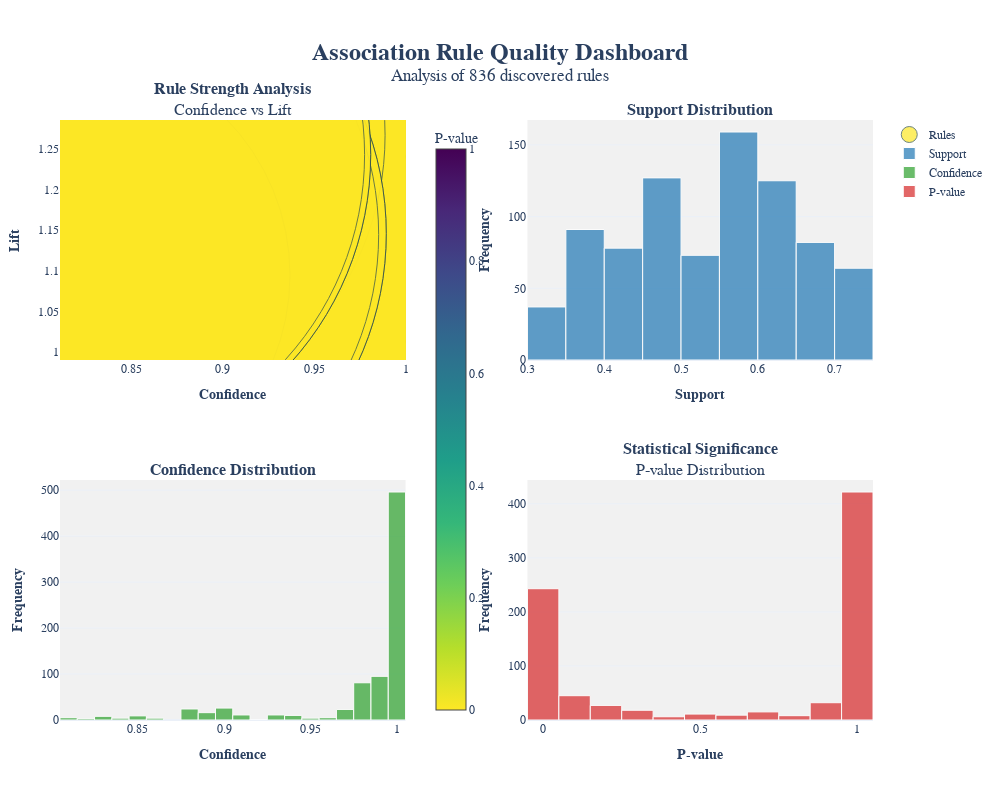

The code cell stored with this chart in its notebook:
### Code cell
# Cell 14: Enhanced Rule Quality Visualization
if rules:
    print("\n📊 CREATING RULE QUALITY DASHBOARD")
    print("=" * 60)
    
    # Prepare data for visualization
    rule_metrics = {
        'confidences': [rule['confidence'] for rule in rules],
        'lifts': [rule['lift'] for rule in rules if rule['lift'] != float('inf')],
        'supports': [rule['support'] for rule in rules],
        'p_values': [rule['p_value'] for rule in rules],
        'j_measures': [rule.get('j_measure', 0) for rule in rules]
    }
    
    print(f"🔍 Analyzing quality metrics for {len(rules)} rules:")
    print(f"   • Confidence range: {min(rule_metrics['confidences']):.3f}-{max(rule_metrics['confidences']):.3f}")
    print(f"   • Lift range: {min(rule_metrics['lifts']):.3f}-{max(rule_metrics['lifts']):.3f}" if rule_metrics['lifts'] else "   • Lift range: N/A")
    print(f"   • Support range: {min(rule_metrics['supports']):.3f}-{max(rule_metrics['supports']):.3f}")
    print(f"   • P-value range: {min(rule_metrics['p_values']):.6f}-{max(rule_metrics['p_values']):.6f}")

    # Create interactive dashboard
    fig = make_subplots(
        rows=2, cols=2,
        subplot_titles=[
            '<b>Rule Strength Analysis</b><br>Confidence vs Lift',
            '<b>Support Distribution</b>',
            '<b>Confidence Distribution</b>', 
            '<b>Statistical Significance</b><br>P-value Distribution'
        ],
        specs=[[{"type": "scatter"}, {"type": "histogram"}],
               [{"type": "histogram"}, {"type": "histogram"}]],
        horizontal_spacing=0.15,
        vertical_spacing=0.2
    )

    # Confidence vs Lift bubble chart
    fig.add_trace(
        go.Scatter(
            x=rule_metrics['confidences'][:len(rule_metrics['lifts'])],
            y=rule_metrics['lifts'],
            mode='markers',
            marker=dict(
                size=[s*1000 for s in rule_metrics['supports'][:len(rule_metrics['lifts'])]],
                color=rule_metrics['p_values'][:len(rule_metrics['lifts'])],
                colorscale='Viridis_r',
                colorbar=dict(title="P-value", x=0.45),
                showscale=True,
                opacity=0.7,
                line=dict(width=1, color='DarkSlateGrey')
            ),
            customdata=np.stack((
                rule_metrics['supports'][:len(rule_metrics['lifts'])],
                rule_metrics['p_values'][:len(rule_metrics['lifts'])]
            ), axis=-1),
            hovertemplate=(
                "<b>Rule %{text}</b><br><br>"
                "Confidence: %{x:.3f}<br>"
                "Lift: %{y:.3f}<br>"
                "Support: %{customdata[0]:.3f}<br>"
                "P-value: %{customdata[1]:.4f}<br>"
                "<extra></extra>"
            ),
            text=[f"#{i+1}" for i in range(len(rule_metrics['lifts']))],
            name="Rules"
        ),
        row=1, col=1
    )

    # Support distribution histogram
    fig.add_trace(
        go.Histogram(
            x=rule_metrics['supports'],
            nbinsx=20,
            marker=dict(
                color='#1f77b4',
                line=dict(width=1, color='white')
            ),
            opacity=0.7,
            name="Support"
        ),
        row=1, col=2
    )

    # Confidence distribution histogram
    fig.add_trace(
        go.Histogram(
            x=rule_metrics['confidences'],
            nbinsx=20,
            marker=dict(
                color='#2ca02c',
                line=dict(width=1, color='white')
            ),
            opacity=0.7,
            name="Confidence"
        ),
        row=2, col=1
    )

    # P-value distribution histogram
    fig.add_trace(
        go.Histogram(
            x=rule_metrics['p_values'],
            nbinsx=20,
            marker=dict(
                color='#d62728',
                line=dict(width=1, color='white')
            ),
            opacity=0.7,
            name="P-value"
        ),
        row=2, col=2
    )

    # Update layout with professional styling
    fig.update_layout(
        height=800,
        width=1000,
        title_text=f"<b>Association Rule Quality Dashboard</b><br><sup>Analysis of {len(rules)} discovered rules</sup>",
        title_font=dict(size=24),
        title_x=0.5,
        margin=dict(t=120, b=80, l=60, r=60),
        plot_bgcolor='rgba(240,240,240,0.9)',
        paper_bgcolor='white',
        font=dict(family="Arial", size=12),
        hoverlabel=dict(
            bgcolor="white",
            font_size=12,
            font_family="Arial"
        )
    )

    # Update axis labels
    fig.update_xaxes(title_text="<b>Confidence</b>", row=1, col=1)
    fig.update_yaxes(title_text="<b>Lift</b>", row=1, col=1)
    fig.update_xaxes(title_text="<b>Support</b>", row=1, col=2)
    fig.update_yaxes(title_text="<b>Frequency</b>", row=1, col=2)
    fig.update_xaxes(title_text="<b>Confidence</b>", row=2, col=1)
    fig.update_yaxes(title_text="<b>Frequency</b>", row=2, col=1)
    fig.update_xaxes(title_text="<b>P-value</b>", row=2, col=2)
    fig.update_yaxes(title_text="<b>Frequency</b>", row=2, col=2)

    fig.show()

    # Save visualization with enhanced options
    try:
        save_path = "final_results/plots"
        Path(save_path).mkdir(parents=True, exist_ok=True)
        
        pio.write_image(
            fig, 
            f"{save_path}/04_rule_quality_dashboard.png", 
            width=1200, 
            height=800, 
            scale=2
        )
        print("\n💾 Saved dashboard: final_results/plots/04_rule_quality_dashboard.png")
    except Exception as e:
        print(f"⚠️ Could not save PNG: {str(e)}")
        try:
            fig.write_html(f"{save_path}/04_rule_quality_dashboard.html")
            print("💾 Saved interactive HTML version instead")
        except Exception as e:
            print(f"❌ Failed to save visualization: {str(e)}")

    print("\n" + "=" * 60)
    print("✅ RULE QUALITY VISUALIZATION COMPLETE")
    print("=" * 60)
else:
    print("\n⚠️ NO RULES AVAILABLE FOR VISUALIZATION")
    print("=" * 60)
    print("No association rules were found with the current parameters.")
    print("Consider adjusting your support or confidence thresholds.")

### Figure 1 — Plotly figure (JSON) as saved in the notebook; plotly's stock layout.template omitted (floating-point values rounded to 4 significant figures; data arrays with more than 128 entries replaced by an {"elided": "..."} marker saying what was removed)
{"data": [{"customdata": {"elided": "836x2 float values"}, "hovertemplate": "<b>Rule %{text}</b><br><br>Confidence: %{x:.3f}<br>Lift: %{y:.3f}<br>Support: %{customdata[0]:.3f}<br>P-value: %{customdata[1]:.4f}<br><extra></extra>", "marker": {"color": {"elided": "836 float values"}, "colorbar": {"title": {"text": "P-value"}, "x": 0.45, "y": 0.5}, "colorscale": [[0, "#fde725"], [0.1111, "#b5de2b"], [0.2222, "#6ece58"], [0.3333, "#35b779"], [0.4444, "#1f9e89"], [0.5556, "#26828e"], [0.6667, "#31688e"], [0.7778, "#3e4989"], [0.8889, "#482878"], [1, "#440154"]], "line": {"color": "DarkSlateGrey", "width": 1}, "opacity": 0.7, "showscale": true, "size": {"elided": "836 float values"}}, "mode": "markers", "name": "Rules", "text": {"elided": "836 str values"}, "type": "scatter", "x": {"elided": "836 float values"}, "xaxis": "x", "y": {"elided": "836 float values"}, "yaxis": "y"}, {"marker": {"color": "#1f77b4", "line": {"color": "white", "width": 1}}, "name": "Support", "nbinsx": 20, "opacity": 0.7, "type": "histogram", "x": {"elided": "836 float values"}, "xaxis": "x2", "yaxis": "y2"}, {"marker": {"color": "#2ca02c", "line": {"color": "white", "width": 1}}, "name": "Confidence", "nbinsx": 20, "opacity": 0.7, "type": "histogram", "x": {"elided": "836 float values"}, "xaxis": "x3", "yaxis": "y3"}, {"marker": {"color": "#d62728", "line": {"color": "white", "width": 1}}, "name": "P-value", "nbinsx": 20, "opacity": 0.7, "type": "histogram", "x": {"elided": "836 float values"}, "xaxis": "x4", "yaxis": "y4"}], "layout": {"annotations": [{"font": {"size": 16}, "showarrow": false, "text": "<b>Rule Strength Analysis</b><br>Confidence vs Lift", "x": 0.2125, "xanchor": "center", "xref": "paper", "y": 1, "yanchor": "bottom", "yref": "paper"}, {"font": {"size": 16}, "showarrow": false, "text": "<b>Support Distribution</b>", "x": 0.7875, "xanchor": "center", "xref": "paper", "y": 1, "yanchor": "bottom", "yref": "paper"}, {"font": {"size": 16}, "showarrow": false, "text": "<b>Confidence Distribution</b>", "x": 0.2125, "xanchor": "center", "xref": "paper", "y": 0.4, "yanchor": "bottom", "yref": "paper"}, {"font": {"size": 16}, "showarrow": false, "text": "<b>Statistical Significance</b><br>P-value Distribution", "x": 0.7875, "xanchor": "center", "xref": "paper", "y": 0.4, "yanchor": "bottom", "yref": "paper"}], "font": {"family": "Arial", "size": 12}, "height": 800, "hoverlabel": {"bgcolor": "white", "font": {"family": "Arial", "size": 12}}, "margin": {"b": 80, "l": 60, "r": 60, "t": 120}, "paper_bgcolor": "white", "plot_bgcolor": "rgba(240,240,240,0.9)", "title": {"font": {"size": 24}, "text": "<b>Association Rule Quality Dashboard</b><br><sup>Analysis of 836 discovered rules</sup>", "x": 0.5}, "width": 1000, "xaxis": {"anchor": "y", "autorange": true, "domain": [0, 0.425], "range": [0.8108, 1], "title": {"text": "<b>Confidence</b>"}, "type": "linear"}, "xaxis2": {"anchor": "y2", "autorange": true, "domain": [0.575, 1], "range": [0.3, 0.75], "title": {"text": "<b>Support</b>"}, "type": "linear"}, "xaxis3": {"anchor": "y3", "autorange": true, "domain": [0, 0.425], "range": [0.805, 1.005], "title": {"text": "<b>Confidence</b>"}, "type": "linear"}, "xaxis4": {"anchor": "y4", "autorange": true, "domain": [0.575, 1], "range": [-0.05, 1.05], "title": {"text": "<b>P-value</b>"}, "type": "linear"}, "yaxis": {"anchor": "x", "autorange": true, "domain": [0.6, 1], "range": [0.9903, 1.285], "title": {"text": "<b>Lift</b>"}, "type": "linear"}, "yaxis2": {"anchor": "x2", "autorange": true, "domain": [0.6, 1], "range": [0, 167.4], "title": {"text": "<b>Frequency</b>"}}, "yaxis3": {"anchor": "x3", "autorange": true, "domain": [0, 0.4], "range": [0, 522.1], "title": {"text": "<b>Frequency</b>"}}, "yaxis4": {"anchor": "x4", "autorange": true, "domain": [0, 0.4], "range": [0, 444.2], "title": {"text": "<b>Frequency</b>"}}}}
